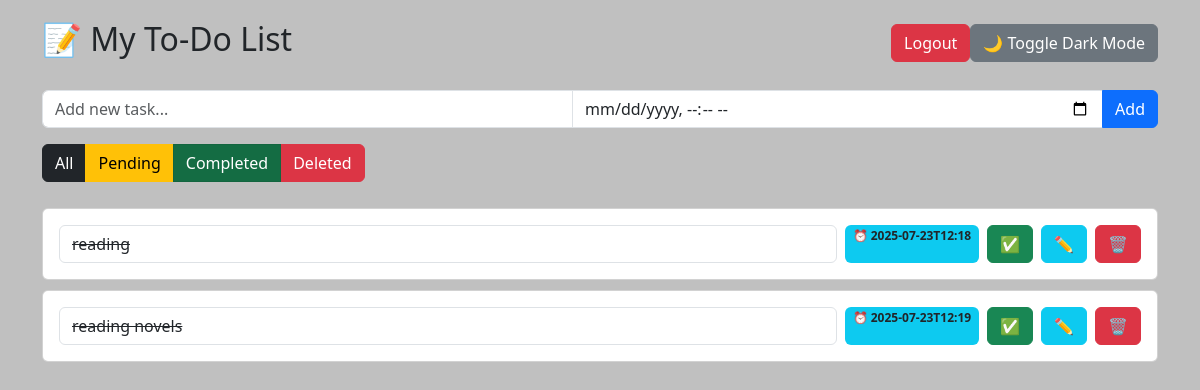
Page /?filter=completed (signed in) on the committed database.
### tables this page shows
CREATE TABLE todos (
                id INTEGER PRIMARY KEY AUTOINCREMENT,
                user_id INTEGER,
                text TEXT NOT NULL,
                status TEXT DEFAULT 'pending',
                deadline TEXT,
                position INTEGER,
                created_at TEXT DEFAULT CURRENT_TIMESTAMP,
                FOREIGN KEY (user_id) REFERENCES users(id)
            );

### app.py (the view)
@app.route('/')
def index():
    if 'user_id' not in session:
        return redirect(url_for('login'))
    filter_status = request.args.get('filter', 'pending')
    with sqlite3.connect(DATABASE) as conn:
        conn.row_factory = sqlite3.Row  # ✅ Convert tuples to dict-like rows
        cursor = conn.cursor()
        if filter_status == 'all':
            tasks = cursor.execute(
                "SELECT * FROM todos WHERE user_id = ? ORDER BY position",
                (session['user_id'],)
            ).fetchall()
        else:
            tasks = cursor.execute(
                "SELECT * FROM todos WHERE user_id = ? AND status = ? ORDER BY position",
                (session['user_id'], filter_status)
            ).fetchall()
    return render_template('index.html', tasks=tasks, current_filter=filter_status)

### templates/index.html (shortened to what this page needs)
<!DOCTYPE html>
<html lang="en">
<head>
    <link href="https://cdn.jsdelivr.net/npm/bootstrap@5.3.0/dist/css/bootstrap.min.css" rel="stylesheet" />
</head>
<body>
    <div class="container">
        <div class="d-flex justify-content-between align-items-center mb-4">
            <h2 class="text-center">📝 My To-Do List</h2>
            <div>
                <button class="btn btn-secondary dark-toggle" onclick="toggleDarkMode()">🌙 Toggle Dark Mode</button>
                <a href="/logout" class="btn btn-danger ms-2">Logout</a>
            </div>
        </div>
        <form method="POST" action="/add" class="input-group mb-3">
            <input type="text" name="text" class="form-control" placeholder="Add new task..." required />
            <input type="datetime-local" name="deadline" class="form-control" />
            <button type="submit" class="btn btn-primary">Add</button>
        </form>
        <div class="btn-group mb-3">
            <a href="/?filter=all" class="btn btn-dark {% if current_filter == 'all' %}active{% endif %}">All</a>
            <a href="/?filter=pending" class="btn btn-warning {% if current_filter == 'pending' %}active{% endif %}">Pending</a>
            <a href="/?filter=completed" class="btn btn-success {% if current_filter == 'completed' %}active{% endif %}">Completed</a>
            <a href="/?filter=deleted" class="btn btn-danger {% if current_filter == 'deleted' %}active{% endif %}">Deleted</a>
        </div>
        <div id="task-list">
            {% for todo in tasks %}
            <div class="card" data-id="{{ todo['id'] }}" draggable="true">
                <div class="card-body d-flex justify-content-between align-items-center">
                    <form method="POST" action="/edit/{{ todo['id'] }}" class="d-flex w-100">
                        {% if todo['status'] == 'completed' %}
                        <input
                            class="form-control me-2"
                            name="edited_task"
                            value="{{ todo['text'] }}"
                            readonly
                            style="text-decoration: line-through;"
                        />
                        {% else %}
                        <input class="form-control me-2" name="edited_task" value="{{ todo['text'] }}" />
                        {% endif %}
                        {% if todo['deadline'] %}
                        <span class="badge bg-info text-dark me-2">⏰ {{ todo['deadline'] }}</span>
                        {% endif %}
                        {% if todo['status'] != 'deleted' %}
                        <a href="/complete/{{ todo['id'] }}" class="btn btn-success me-2">✅</a>
                        <button class="btn btn-info me-2" type="submit">✏️</button>
                        <a href="/delete/{{ todo['id'] }}" class="btn btn-danger">🗑️</a>
                        {% endif %}
                    </form>
                </div>
            </div>
            {% endfor %}
        </div>
    </div>
</body>
</html>

### templates/index.html (style rules this page uses)
body { background-color: silver; padding: 20px; transition: background-color 0.3s, color 0.3s; }
.card { margin: 10px 0; cursor: grab; }
.dark-toggle { float: right; }

### rows in the picture
todos: edited_task "reading", deadline "2025-07-23T12:18"
todos: edited_task "reading novels", deadline "2025-07-23T12:19"
